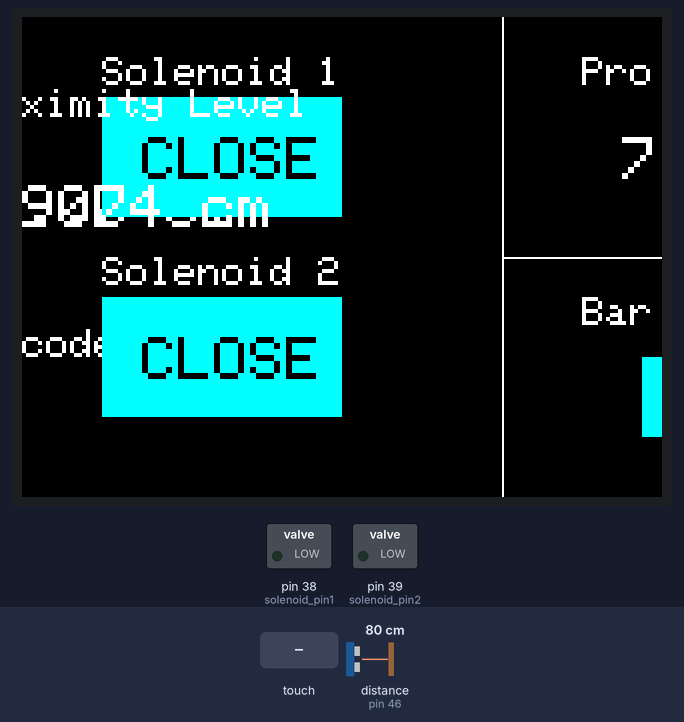
A sketch run on a simulated Arduino Mega 2560, built with avr-gcc and run on an emulated ATmega2560. Shown: 320×240 colour display, switched loads named in the sketch (green lamp = pin HIGH). Wiring (inferred from the names in the program): ultrasonic range finder: trigger pin 47; echo pin 46. The inputs (shaded band) are chosen by the test bench; at power-on: distance to the obstacle (sensor on pin 46) 80 cm. The echo pulse lasts 58.3 µs per cm; pins used as bus, display or sensor lines are not drawn; what the sketch prints to the serial monitor is not drawn.

Above: at 2.5 s.
2.6 s: touch panel pressed at 13 % / 30 % of its raw x / y range
At 4.0 s:
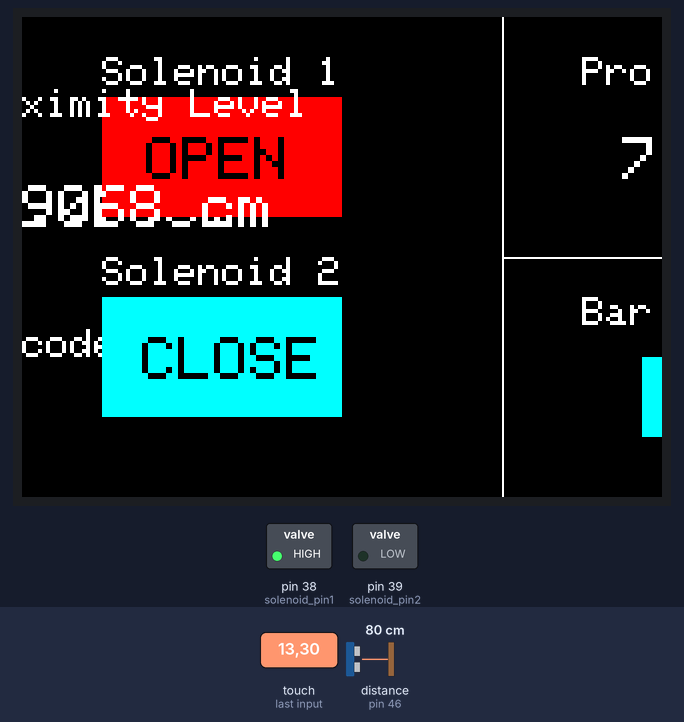
5.2 s: touch panel pressed at 13 % / 70 % of its raw x / y range
At 6.3 s:
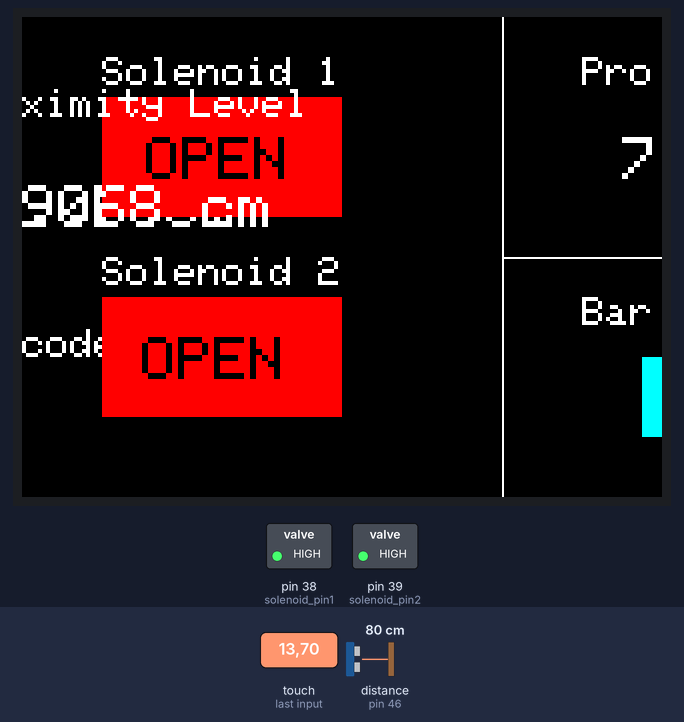
7.4 s: touch panel pressed at 38 % / 30 % of its raw x / y range
At 8.6 s:
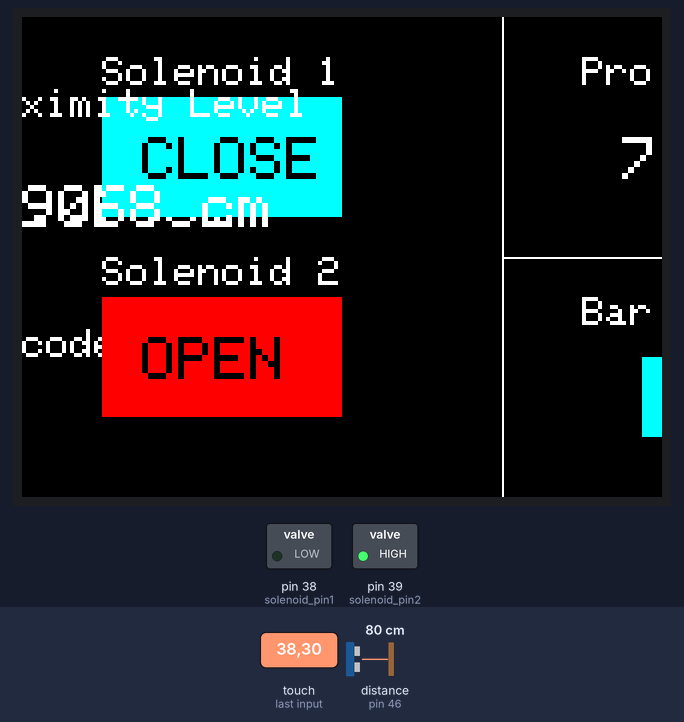
9.7 s: distance to the obstacle (sensor on pin 46) set to 18 cm
At 10.8 s:
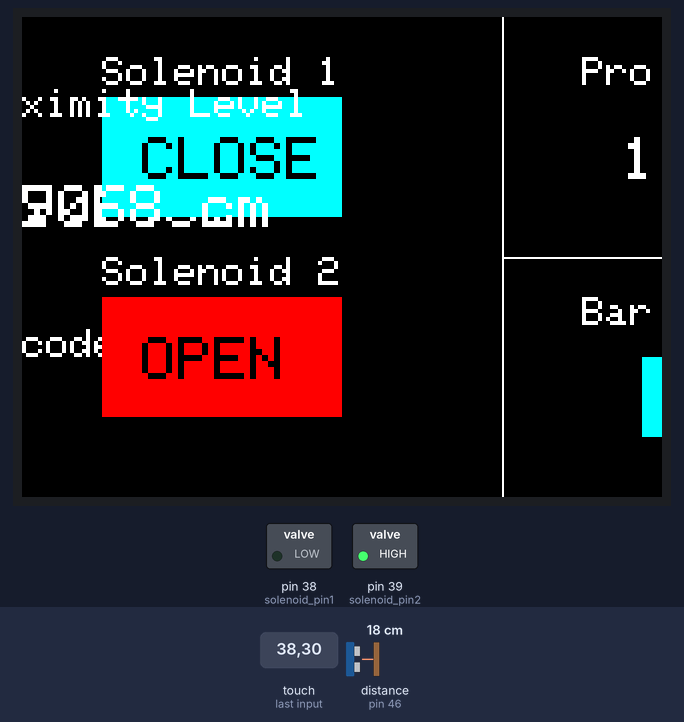
12.9 s: touch panel pressed at 38 % / 70 % of its raw x / y range
At 15.7 s:
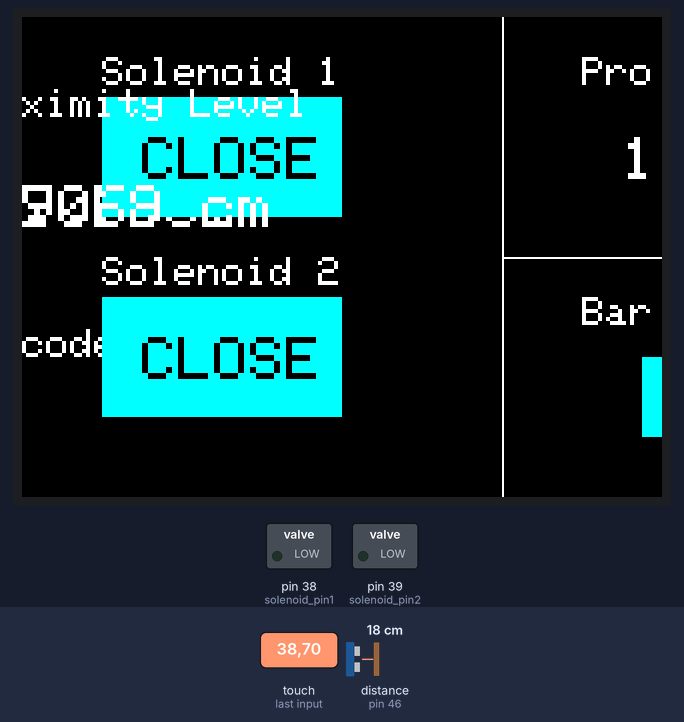
16.2 s: distance to the obstacle (sensor on pin 46) set to 4 cm
At 18.2 s:
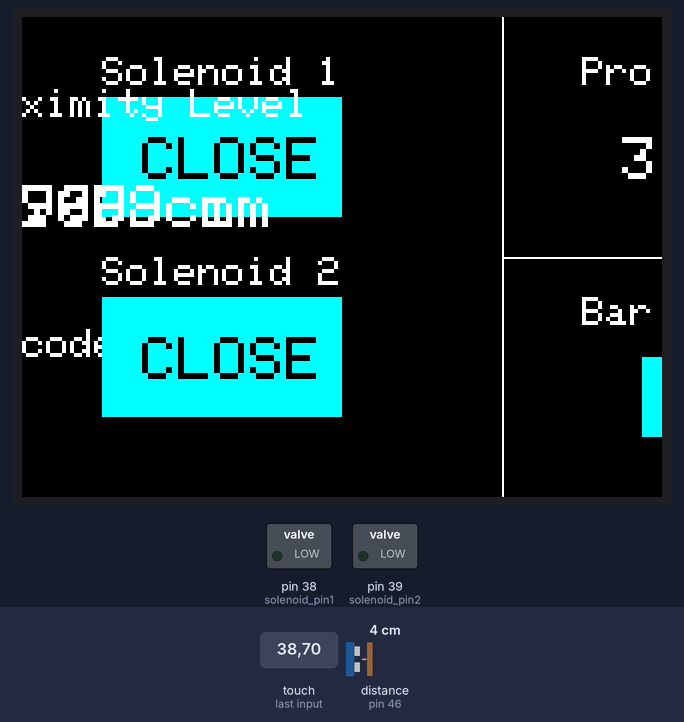
Timing chart, 0 to 19.4 s (numbered marks = the images above; inputs shaded):
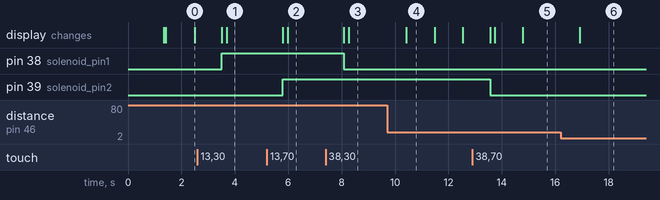

The sketch:

ParcelTest_v2.ino
```cpp
//*************************************
//*************************************
//    Parcel Droper Hardware Test v2 update
//    Date: 15-Jan-2025
//    functions for adafruit
//    https://learn.adafruit.com/adafruit-gfx-graphics-library?view=all
//*************************************
//*************************************

#include <Adafruit_GFX.h>
#include <MCUFRIEND_kbv.h>
#include <TouchScreen.h>


//Colors
#define BLACK   0x0000
#define BLUE    0x001F
#define RED     0xF800
#define GREEN   0x07E0
#define CYAN    0x07FF
#define MAGENTA 0xF81F
#define YELLOW  0xFFE0
#define WHITE   0xFFFF

//  PINS //
//Proximity
#define trig_pin 47
#define echo_pin 46

//Solenoid
#define solenoid_pin1 38
#define solenoid_pin2 39

//Variables Assignment
// For Proximity
float duration;
float distance;
const float min_distance = 3.00;  // Minimum distance in cm
const int num_samples = 5;        // Number of samples for averaging
bool stop_operation = false;      // Flag to indicate if the operation should stop

bool buttonState1 = false; // Initially set to OFF (false) for OPEN button
bool buttonState2 = false; // Initially set to OFF (false) for CLOSE button


//   Touchscreen Settings  //
// Calibrated Values
const int XP = 9, XM = A3, YP = A2, YM = 8; // 320x480 ID=0x9488
const int TS_LEFT = 112, TS_RT = 944, TS_TOP = 94, TS_BOT = 932;

TouchScreen ts = TouchScreen(XP, YP, XM, YM, 300);

MCUFRIEND_kbv tft;

int pixel_x, pixel_y; // Touch coordinates

#define MINPRESSURE 100
#define MAXPRESSURE 800

// Button positions and sizes
//Button 1 - for solenoid 1
int button1x = 40, button1y = 40, buttonWidth1 = 120, buttonHeight1 = 60;
//Button 2 - for solenoid 2
int button2x = 40, button2y = 140, buttonWidth2 = 120, buttonHeight2 = 60;

// Touch detection function
bool Touch_getXY()
{
    TSPoint p = ts.getPoint();
    pinMode(YP, OUTPUT);      // restore shared pins
    pinMode(XM, OUTPUT);      // because TFT control pins
    bool pressed = (p.z > MINPRESSURE && p.z < MAXPRESSURE);
    if (pressed) {
        pixel_x = map(p.x, TS_LEFT, TS_RT, 0, tft.width());  // Map the touch coordinates to screen width
        pixel_y = map(p.y, TS_TOP, TS_BOT, 0, tft.height());  // Map the touch coordinates to screen height
        Serial.print("Touch detected: X = ");
        Serial.print(pixel_x);
        Serial.print(", Y = ");
        Serial.println(pixel_y);
    }
    return pressed;
}


void button3() {

  tft.fillRect(310, 170, 100 , 40, CYAN); //RED OFF - YELLOW ON-

  tft.setCursor(325,180);
  tft.setTextColor(BLACK);
  tft.setTextSize(3);
  tft.println("SCAN");

  tft.setCursor(300,260);
  tft.setTextSize(3);
  tft.setTextColor(WHITE);
  tft.print("124-abc");
}

//Proximity Configurations
float get_distance() {
  float total_distance = 0;

  // Take multiple readings for averaging
  for (int i = 0; i < num_samples; i++) {
    // Ensure the trig_pin is LOW
    digitalWrite(trig_pin, LOW);
    delayMicroseconds(5);

    // Send a 10-microsecond pulse to trigger the sensor
    digitalWrite(trig_pin, HIGH);
    delayMicroseconds(10);
    digitalWrite(trig_pin, LOW);

    // Measure the duration of the echo in microseconds
    duration = pulseIn(echo_pin, HIGH);

    // Calculate the distance in cm
    float single_distance = (duration * 0.0343) / 2;

    // Accumulate valid readings only
    if (single_distance > min_distance && single_distance < 400) {
      total_distance += single_distance;
    } else {
      // Retry if an invalid reading is encountered (decrement i to retry)
      i--;
    }

    // Small delay between samples
    delay(10);
  }

  // Return the average distance
  return total_distance / num_samples;
}

void show_proximity() {
  tft.setCursor(280,20);
  tft.setTextColor(WHITE);
  tft.setTextSize(2);
  tft.println("Proximity Level");

  tft.fillRect(260, 40, 200 , 50, BLACK);

  tft.setCursor(300,60);
  tft.setTextSize(3);
  tft.print(distance);
  tft.println(" cm");

  // Serial.println(distance); // for debugging

}

void barcode_panel(){
  tft.setCursor(280,140);
  tft.setTextSize(2);
  tft.println("Barcode Device");


}

void drawButtons() {
  // Button 1
  if (buttonState1) {
      tft.fillRect(button1x, button1y, buttonWidth1, buttonHeight1, RED);
      tft.setCursor(button1x + 22, button1y +20);
      tft.setTextColor(BLACK);
      tft.setTextSize(3);
      tft.print("OPEN");

      //Activate the Solenoid to open
      digitalWrite(solenoid_pin1, HIGH);

  } else {
      tft.fillRect(button1x, button1y, buttonWidth1, buttonHeight1, CYAN);
      tft.setCursor(button1x + 20, button1y + 20);
      tft.setTextColor(BLACK);
      tft.setTextSize(3);
      tft.print("CLOSE");

      // Deactivate solenoid to close
      digitalWrite(solenoid_pin1, LOW);
  }

  // Draw Button 2
  if (buttonState2) {
      tft.fillRect(button2x, button2y, buttonWidth2, buttonHeight2, RED);
      tft.setCursor(button2x + 20, button2y + 20);
      tft.setTextColor(BLACK);
      tft.setTextSize(3);
      tft.print("OPEN");

      digitalWrite(solenoid_pin2, HIGH);

  } else {
      tft.fillRect(button2x, button2y, buttonWidth2, buttonHeight2, CYAN);
      tft.setCursor(button2x + 20, button2y + 20);
      tft.setTextColor(BLACK);
      tft.setTextSize(3);
      tft.print("CLOSE");

      digitalWrite(solenoid_pin2, LOW);  // Deactivate solenoid 2 for CLOSE
  }
}

void setup() {
  //PINMODES

  //Proximity
  pinMode(trig_pin, OUTPUT);
  pinMode(echo_pin, INPUT);

  //Solenoid
  pinMode(solenoid_pin1, OUTPUT);
  pinMode(solenoid_pin2, OUTPUT);

  Serial.begin(9600);
  uint16_t id = tft.readID();
  tft.begin(id);
  tft.fillScreen(BLACK);
  tft.setRotation(3);

  tft.setCursor(80,140);
  tft.setTextColor(WHITE);
  tft.setTextSize(3);
  tft.println("Parcel Dropper 2024");
  delay(1000);

  tft.fillScreen(BLACK);

  tft.drawFastVLine(240, 0, 480, WHITE);
  tft.drawFastHLine(240, 120, 300, WHITE);

  tft.setCursor(40,20);
  tft.setTextSize(2);
  tft.println("Solenoid 1");

  tft.setCursor(40,120);
  tft.setTextSize(2);
  tft.println("Solenoid 2");

  tft.setCursor(40,280);
  tft.setTextColor(WHITE);
  tft.setTextSize(1.5);
  tft.println("Parcel Dropper 2024");


  show_proximity();
  barcode_panel();

  button3();

  drawButtons();


}

void loop() {
  //Proximity Checker
  distance = get_distance();
  show_proximity();

  delay(1000);


  bool down = Touch_getXY();  // Check if there is a touch on the screen

    //Button 1 conditions
    if (down && pixel_x > button1x && pixel_x < button1x + buttonWidth1 && pixel_y > button1y && pixel_y < button1y + buttonHeight1) {
        buttonState1 = !buttonState1;
        drawButtons();
        delay(100);
    }
    //Button 2 conditions
    if (down && pixel_x > button2x && pixel_x < button2x + buttonWidth2 && pixel_y > button2y && pixel_y < button2y + buttonHeight2) {
        buttonState2 = !buttonState2;
        drawButtons();
        delay(100);
  }

}
```

Measured:
- after the input at 2.6 s, pin 38 (solenoid_pin1): LOW → HIGH after 0.91 s; the display: first changes after 0.92 s (image 1 shows a later state)
- after the input at 5.2 s, pin 39 (solenoid_pin2): LOW → HIGH after 0.60 s; the display: first changes after 0.60 s (image 2 shows a later state)
- after the input at 7.4 s, pin 38 (solenoid_pin1): HIGH → LOW after 0.68 s; the display: first changes after 0.69 s (image 3 shows a later state)
- after the input at 9.7 s, the display: changes after 0.72 s (image 4)
- after the input at 12.9 s, pin 39 (solenoid_pin2): HIGH → LOW after 0.66 s; the display: first changes after 0.66 s (image 5 shows a later state)
- after the input at 16.2 s, the display: changes after 0.72 s (image 6)
- what the display in image 0 shows lasts 1.1 s, from 1.4 s to 2.5 s
